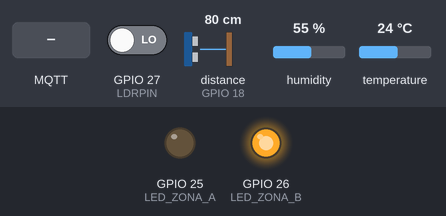
Bench run of a program on a simulated ESP32. On the bench: output pins drawn as LEDs (lit = HIGH). Wiring (inferred from the names in the program): ultrasonic range finder: trigger GPIO 5; echo GPIO 18. The test bench sets the inputs (shaded band); at power-on: GPIO 27 (LDRPIN) LOW, distance to the obstacle (sensor on GPIO 18) 80 cm, humidity 55 %, temperature 24 °C. The echo pulse lasts 58.3 µs per cm; WiFi joins after 1.5 s; servers stay silent unless stated; random numbers use the default seed unless the program sets one; no MQTT or app messages arrive unless stated; pins used as bus, display or sensor lines are not drawn; what the program prints to the serial monitor is not drawn.

Above: at 2.7 s.
2.8 s: MQTT message "A_ON" arrives on the first subscribed topic
At 3.8 s:
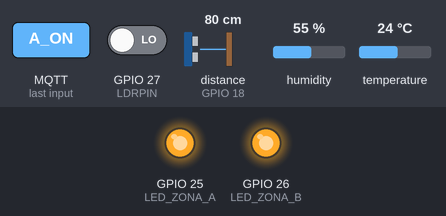
4.3 s: MQTT message "B_ON" arrives on the first subscribed topic
At 5.0 s:
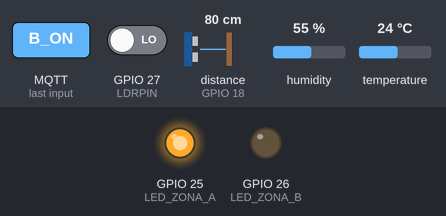
5.8 s: MQTT message "A_AUTO" arrives on the first subscribed topic
At 6.2 s:
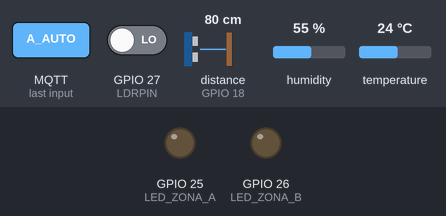
Timing chart, 0 to 8.8 s (numbered marks = the images above; inputs shaded):
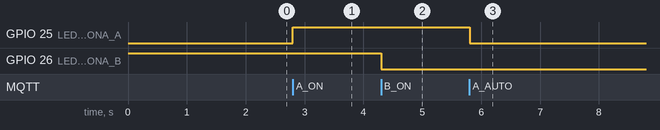

The program:

main.cpp
```cpp
#include <Arduino.h>
#include <WiFi.h>
#include <PubSubClient.h>
#include <DHT.h>

// --- CONFIGURACIÓN DE RED WIFI ---
const char* ssid = "LEVIRO";
const char* password = "C@rlos1284";

// --- CONFIGURACIÓN HIVEMQ PÚBLICO ---
const char* mqtt_broker = "broker.hivemq.com";
const int mqtt_port = 1883;
const char* topic_ambiente = "usc/smartlightiot/luces";
const char* topic_comandos = "usc/smartlightiot/comandos";

// --- PINES DEL HARDWARE ---
#define DHTPIN 14
#define DHTTYPE DHT11
#define LDRPIN 27
#define TRIG_PIN 5
#define ECHO_PIN 18

#define LED_ZONA_A 25      // LED 1 (Automático por defecto)
#define LED_ZONA_B 26      // LED 2 (Manual por defecto)

// LED B usa lógica invertida en el hardware de salida.
constexpr bool LED_B_ACTIVO_EN_BAJO = true;

// --- INSTANCIAS ---
DHT dht(DHTPIN, DHTTYPE);
WiFiClient espClient;
PubSubClient client(espClient);

// --- VARIABLES DE ESTADO (Control de Modos) ---
bool modoManualA = false;
bool estadoLED_A = false;

bool modoManualB = false;
bool estadoLED_B = false;

// --- NUEVAS VARIABLES PARA PERSISTENCIA (Temporizador de luces) ---
unsigned long tiempoUltimaPresencia = 0;
const unsigned long TIEMPO_ESPERA_APAGADO = 5000; // Tiempo de gracia en milisegundos (5 segundos)
bool banderaLucesAutoEncendidas = false;          // Controla si el temporizador está activo

void escribir_led_b(bool encendido) {
  digitalWrite(LED_ZONA_B, LED_B_ACTIVO_EN_BAJO ? (encendido ? LOW : HIGH) : (encendido ? HIGH : LOW));
}

unsigned long ultimoMensaje = 0;

// --- FUNCIÓN DE CONEXIÓN WIFI ---
void configurar_wifi() {
  delay(10);
  Serial.println();
  Serial.print("Conectando a ");
  Serial.println(ssid);

  WiFi.begin(ssid, password);

  while (WiFi.status() != WL_CONNECTED) {
    delay(500);
    Serial.print(".");
  }

  Serial.println("");
  Serial.println("¡WiFi Conectado!");
  Serial.print("Dirección IP: ");
  Serial.println(WiFi.localIP());
}

// --- CALLBACK: RECIBIR ÓRDENES DESDE LA WEB ---
void al_recibir_mensaje(char* topic, byte* payload, unsigned int length) {
  String mensaje = "";
  for (int i = 0; i < length; i++) {
    mensaje += (char)payload[i];
  }

  Serial.print("[MQTT Comando Recibido] -> ");
  Serial.println(mensaje);

  // --- LED A (Pin 25) ---
  if (mensaje == "A_AUTO") {
    modoManualA = false;
    digitalWrite(LED_ZONA_A, LOW);
    Serial.println("LED A regresó a modo AUTOMÁTICO.");
  }
  else if (mensaje == "A_ON") {
    modoManualA = true;
    estadoLED_A = true;
    digitalWrite(LED_ZONA_A, HIGH);
    Serial.println("LED A en MANUAL: ENCENDIDO.");
  }
  else if (mensaje == "A_OFF") {
    modoManualA = true;
    estadoLED_A = false;
    digitalWrite(LED_ZONA_A, LOW);
    Serial.println("LED A en MANUAL: APAGADO.");
  }

  // --- LED B (Pin 26) ---
  else if (mensaje == "B_AUTO") {
    modoManualB = false;
    escribir_led_b(false);
    Serial.println("LED B regresó a modo AUTOMÁTICO.");
  }
  else if (mensaje == "B_ON") {
    modoManualB = true;
    estadoLED_B = true;
    escribir_led_b(true);
    Serial.println("LED B en MANUAL: ENCENDIDO.");
  }
  else if (mensaje == "B_OFF") {
    modoManualB = true;
    estadoLED_B = false;
    escribir_led_b(false);
    Serial.println("LED B en MANUAL: APAGADO.");
  }
}

// --- RECONEXIÓN A MQTT ---
void reconectar_mqtt() {
  while (!client.connected()) {
    Serial.print("Intentando conexión MQTT a HiveMQ...");
    String clientId = "ESP32Client-SmartLight-";
    clientId += String(random(0, 0xffff), HEX);

    if (client.connect(clientId.c_str())) {
      Serial.println("¡Conectado al Broker!");
      client.subscribe(topic_comandos);
    } else {
      Serial.print("Fallo, rc=");
      Serial.print(client.state());
      Serial.println(" Reintentando en 5 segundos...");
      delay(5000);
    }
  }
}

void setup() {
  Serial.begin(115200);
  dht.begin();

  pinMode(LED_ZONA_A, OUTPUT);
  pinMode(LED_ZONA_B, OUTPUT);
  escribir_led_b(false);
  pinMode(LDRPIN, INPUT);
  pinMode(TRIG_PIN, OUTPUT);
  pinMode(ECHO_PIN, INPUT);

  configurar_wifi();
  client.setServer(mqtt_broker, mqtt_port);
  client.setCallback(al_recibir_mensaje);
}

void loop() {
  if (!client.connected()) {
    reconectar_mqtt();
  }
  client.loop();

  unsigned long ahora = millis();

  // --- 1. LECTURA DE SENSORES CRÍTICOS (Constantemente para no perder presencia) ---
  // Lanzar pulso de ultrasonido
  digitalWrite(TRIG_PIN, LOW);
  delayMicroseconds(2);
  digitalWrite(TRIG_PIN, HIGH);
  delayMicroseconds(10);
  digitalWrite(TRIG_PIN, LOW);
  long duracion = pulseIn(ECHO_PIN, HIGH);
  float distancia = (duracion / 2.0) / 29.1;

  int estadoOscuridad = digitalRead(LDRPIN);
  if (distancia > 400 || distancia < 2) distancia = 0.0;

  bool deteccionPresencia = (distancia >= 2 && distancia <= 30);

  // --- 2. MAQUINA DE ESTADOS / LOGICA DE TEMPORIZACIÓN ---
  bool mantenerLucesPrendidas = false;

  if (estadoOscuridad == HIGH && deteccionPresencia) {
    // Si hay presencia y está oscuro, encendemos de inmediato y renovamos la marca de tiempo
    mantenerLucesPrendidas = true;
    tiempoUltimaPresencia = ahora;
    banderaLucesAutoEncendidas = true;
  }
  else if (banderaLucesAutoEncendidas) {
    // Si ya no se detecta presencia pero las luces estaban encendidas, verificamos el tiempo de gracia
    if (ahora - tiempoUltimaPresencia < TIEMPO_ESPERA_APAGADO) {
      mantenerLucesPrendidas = true; // Sigue dentro de los 5 segundos de gracia
    } else {
      banderaLucesAutoEncendidas = false; // Se acabó el tiempo
    }
  }

  // --- 3. APLICAR ESTADOS DE HARDWARE A LOS LEDS ---

  // CONTROL LED A (Pin 25)
  if (modoManualA) {
    digitalWrite(LED_ZONA_A, estadoLED_A ? HIGH : LOW);
  } else {
    digitalWrite(LED_ZONA_A, mantenerLucesPrendidas ? HIGH : LOW);
  }

  // CONTROL LED B (Pin 26)
  if (modoManualB) {
    escribir_led_b(estadoLED_B);
  } else {
    escribir_led_b(mantenerLucesPrendidas);
  }

  // --- 4. ENVÍO PERIÓDICO DE TELEMETRÍA (Cada 2 segundos) ---
  if (ahora - ultimoMensaje > 2000) {
    ultimoMensaje = ahora;

    float humedad = dht.readHumidity();
    float temperatura = dht.readTemperature();

    if (isnan(humedad)) humedad = 0.0;
    if (isnan(temperatura)) temperatura = 0.0;

    String jsonPayload = "{\"temp\":" + String(temperatura, 1) +
                         ",\"hum\":" + String(humedad, 1) +
                         ",\"oscuro\":" + String(estadoOscuridad) +
                         ",\"dist\":" + String(distancia, 1) +
                         ",\"manA\":" + String(modoManualA ? "1" : "0") +
                         ",\"manB\":" + String(modoManualB ? "1" : "0") + "}";

    client.publish(topic_ambiente, jsonPayload.c_str());
    Serial.print("[MQTT Enviado] -> ");
    Serial.println(jsonPayload);
  }
}
```

Measured:
- after the input at 2.8 s, GPIO 25 (LED_ZONA_A): LOW → HIGH at once
- after the input at 4.3 s, GPIO 26 (LED_ZONA_B): HIGH → LOW at once
- after the input at 5.8 s, GPIO 25 (LED_ZONA_A): HIGH → LOW at once
